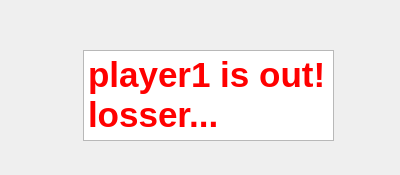
<?xml version="1.0" encoding="UTF-8"?>
<ui version="4.0">
 <class>mess_gui</class>
 <widget class="QWidget" name="mess_gui">
  <property name="geometry">
   <rect>
    <x>0</x>
    <y>0</y>
    <width>400</width>
    <height>175</height>
   </rect>
  </property>
  <property name="windowTitle">
   <string>Form</string>
  </property>
  <widget class="QTextEdit" name="textEdit">
   <property name="geometry">
    <rect>
     <x>83</x>
     <y>50</y>
     <width>251</width>
     <height>91</height>
    </rect>
   </property>
   <property name="font">
    <font>
     <pointsize>26</pointsize>
    </font>
   </property>
   <property name="html">
    <string>&lt;!DOCTYPE HTML PUBLIC &quot;-//W3C//DTD HTML 4.0//EN&quot; &quot;http://www.w3.org/TR/REC-html40/strict.dtd&quot;&gt;
&lt;html&gt;&lt;head&gt;&lt;meta name=&quot;qrichtext&quot; content=&quot;1&quot; /&gt;&lt;style type=&quot;text/css&quot;&gt;
p, li { white-space: pre-wrap; }
&lt;/style&gt;&lt;/head&gt;&lt;body style=&quot; font-family:'MS Shell Dlg 2'; font-size:26pt; font-weight:400; font-style:normal;&quot;&gt;
&lt;p style=&quot; margin-top:0px; margin-bottom:0px; margin-left:0px; margin-right:0px; -qt-block-indent:0; text-indent:0px;&quot;&gt;&lt;span style=&quot; font-weight:600; color:#ff0000;&quot;&gt;player1 is out! losser...&lt;/span&gt;&lt;/p&gt;&lt;/body&gt;&lt;/html&gt;</string>
   </property>
  </widget>
 </widget>
 <resources/>
 <connections/>
</ui>
